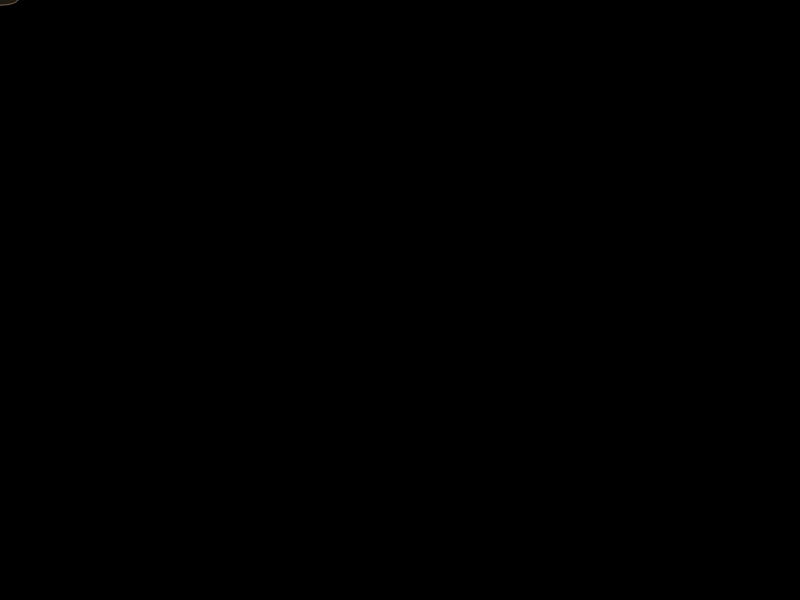
Frame 1 (no input)
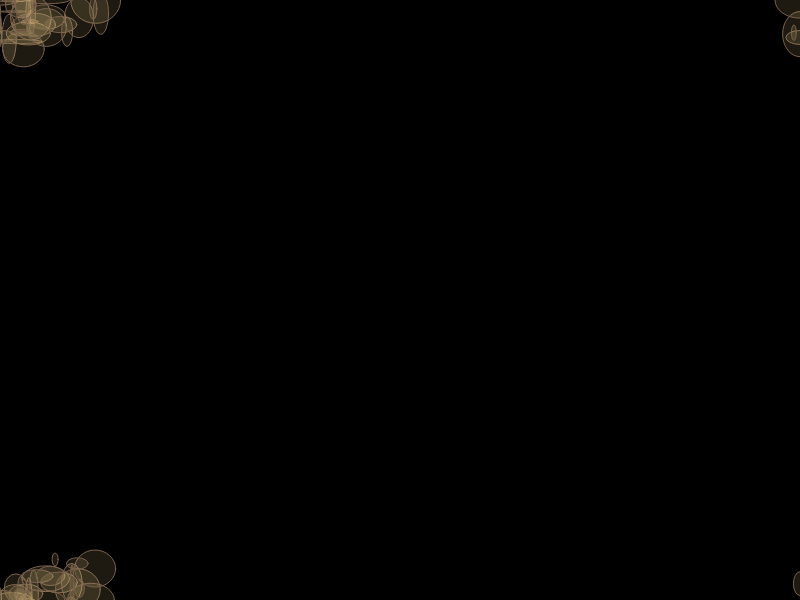
Frame 60 (no input)
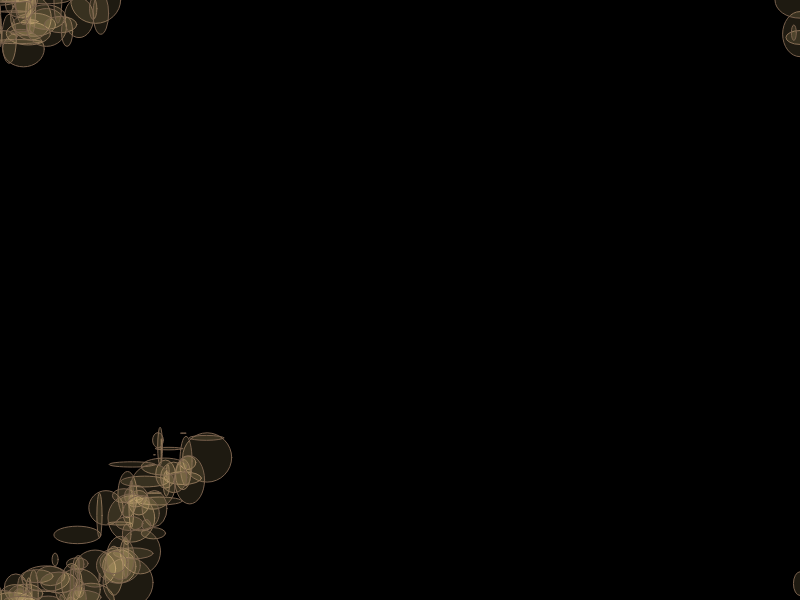
Frame 120 (the mouse pressed at the canvas centre since frame 60)

The p5.js sketch that drew these frames (run headless with seeded random() and noise() and a simulated clock; from frame 60 on, the mouse is pressed at the canvas centre):

// p5.js sketch
// ── sketch.js
// let's move something
// use this: http://www.colorzilla.com/chrome/

var x = 0; // GLOBAL VARIABLE (everybody can get at it)
var y = 0; // GLOBAL VARIABLE (everybody can get at it)

function setup() {
  createCanvas(800, 600); // width and height in pixels
  background(0); // background is dark
}

function draw() {
  fill(255, 217, 142, 30); // donald trump's tie
  stroke(121,97,77); // donald trump's eyes  

  ellipse(x, y, random(50), random(50)); // draw a circle - x,y,w,h
  
  x = x+random(-25, 25);
  y = y+random(-25, 25);
  
  if(x<0) x = width;
  if(y<0) y = height;
  if(x>width) x = 0;
  if(y>height) y = 0;
  
}

function keyPressed()
{
  background(0);
}
